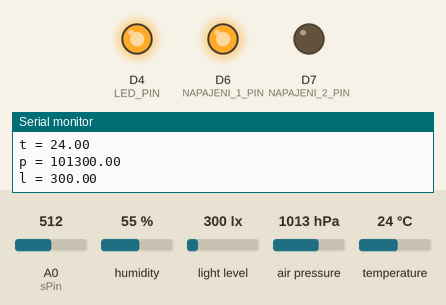
This sketch was run on a simulated ESP8266 (Wemos D1 mini). Shown: output pins drawn as LEDs (lit = HIGH), the last lines printed to the serial monitor. The test bench sets the inputs (shaded band); at power-on: A0 (sPin) = 512, humidity 55 %, light level 300 lx, air pressure 1013 hPa, temperature 24 °C. WiFi joins after 1.5 s; servers stay silent unless stated; uploads are accepted with an empty reply.

Above: at 0.18 s.
At 0.9 s:
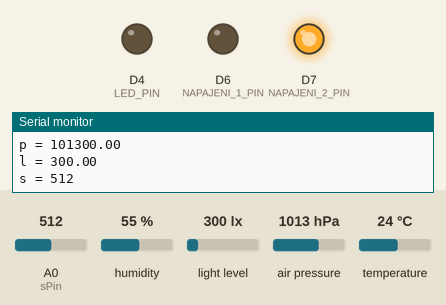
At 2.4 s:
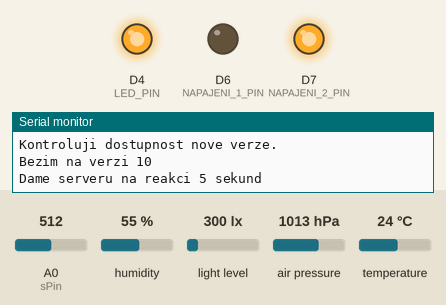
Timing chart, 0 to 3.9 s (numbered marks = the images above):
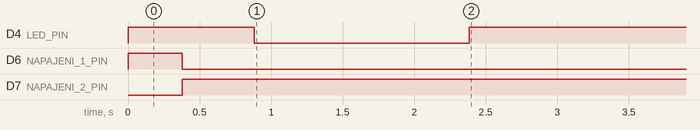

The sketch:

DarwiKuk.ino
```cpp
unsigned long zacatek = millis(); //uloží si aktuální čas kvůli měření trvání doby běhu skriptu, o ten pak zkrátí čekání do dalšího cyklu
//    =======================================================
//    =                                                     =
//    =                     DarwiKuk                        =
//    =                                                     =
//    =   https://www.darwiniana.cz/masozravky/iot:start    =
//    =                                                     =
//    =    https://creativecommons.org/licenses/by/3.0/     =
//    =                                                     =
//    =======================================================
//
//    DarwiKuk 2.4_10 2018-12-04
int ver = 10;
//      * zpřesňuje hodnoty čidla vlhkosti půdy

//WEMOS D1 mini Pro drivery: https://www.silabs.com/products/development-tools/software/usb-to-uart-bridge-vcp-drivers

//prodleva mezi měřeními v sekundach
const unsigned int prodleva = 60 * 5 + 22; //5 minut, +22 korekce
//const unsigned int prodleva = 30; //pro testování
const unsigned int poWiFi = 5 * 1000; //čas na odpojení WiFi před restartem
const String newData = "http://iot.darwiniana.cz/new_data.php"; //sem posílá data
const unsigned int pocetMereni = 16; //počet měření kvůli přesnoti, musí být dělitelný 4
unsigned int pocetOpakovaniGET = 16; //počet pokusů pro odeslání dat na server
const String updateBin = "http://www.darwiniana.cz/soubory/DarwiKuk/DarwiKuk.bin"; //adresa bin souboru pro update FW
const String updateVerze = "http://www.darwiniana.cz/soubory/DarwiKuk/verze.txt"; //adresa txt souboru s číslem aktuální verze

#include <ESP8266WiFi.h>          //https://github.com/esp8266/Arduino
#include <DNSServer.h>
#include <ESP8266WebServer.h>
#include <WiFiManager.h>         //https://github.com/tzapu/WiFiManager
#include <ESP8266HTTPClient.h>
#include <ESP8266httpUpdate.h>

const byte LED_PIN = D4; // LED_PIN 2 neboli GPI02 neboli D4, interní LED která oznamuje komunikaci a nedostupnost internetu
// pro napájení nejde použít PIN D8, protože při startu se na něm může objevit HIGH, což způsobí boot z SD karty
const byte NAPAJENI_1_PIN = D6; //napájení čidla BMP280 a TSL2561
const byte NAPAJENI_2_PIN = D7; //napájení čidla vlhkosti půdy

#define SER 115200 // 74800 je rychlost na které NodeMCU komunikuje po startu. Na 115200 vypisuje chybové hlášky, takže je vidět všechno co se děje

String MAC(12); //proměnná kde se bude nacházet MAC adresa WiFi, používá se pro identifikaci měřidla v databázi

float mereni[pocetMereni]; //pro ukládání jednotlivých měření

// WiFiManager zajišťuje přepnutí na AP a vložení SSID a hesla
unsigned int wifiTimeout = 240; // po x sekundách zkusí znovu připojení k internetu, vhodné po výpadku WiFi, standardní hodnota 240s, 4 minuty
WiFiManager wifiManager;

// nastavení sběrnice SCL --> D1, SDA --> D2, default I2C PINy u NodeMCU
#include <Wire.h>
#include <Adafruit_Sensor.h> //obecná Adafruit knihovna pro senzory, dále jsou použity Adafruit knihovny

//TSL2561 - čidlo osvětlení
#include <Adafruit_TSL2561_U.h>
Adafruit_TSL2561_Unified tsl = Adafruit_TSL2561_Unified(TSL2561_ADDR_FLOAT, 12345);

//BME280 - čidlo teploty, vlhkosti a tlaku
#include <Adafruit_BME280.h>
#define BME280_ADRESA (0x76)
Adafruit_BME280 bme;

//kapacitní čidlo vlhkosti
const byte sPin = A0;
int s = 0;

//================================================
//vrací MAC adrresu WiFi
String macRead() {
  String m = WiFi.macAddress();
  m.remove(2, 1);  m.remove(4, 1);  m.remove(6, 1);  m.remove(8, 1);  m.remove(10, 1);
  return (m);
}

//================================================
//vrací sílu signálu RSSI
int RSSI () {
  return(WiFi.RSSI());
  }

//================================================
//vraci hodnotu měření
float hodnotaMereni() {
  boolean trideno;
  do {
    trideno = false;
    for (int i = 0; i < pocetMereni - 1; i++ ) {
      if (mereni[i] > mereni[i + 1]) {
        long x = mereni[i];
        mereni[i] = mereni[i + 1];
        mereni[i + 1] = x;
        trideno = true;
      }
    }
  } while (trideno);
  float soucet = 0;
  for (int i = pocetMereni / 4; i < pocetMereni - (pocetMereni / 4); i++) {
    soucet += mereni[i];
  }
  return (soucet / (pocetMereni / 2));
}

//================================================
// místo delay();
void pockat(unsigned long pockat) {
  Serial.print(pockat / 1000); Serial.println(" sekund");
  unsigned long i = millis();
  unsigned long j;
  do {
    j = millis();
    ESP.wdtFeed(); //vynuluje WDT, jinak dojde k WDT resetu
  }
  while (j - i < pockat);
}

//================================================
// kontrola verze FW a případně provede update
void kontrolaVerze() {
  HTTPClient http;
  Serial.println("Kontroluji dostupnost nove verze.");
  Serial.print("Bezim na verzi "); Serial.println(ver);
  http.begin(updateVerze);
  Serial.print("Dame serveru na reakci ");
  pockat(poWiFi);//náhradní funkce za delay()
  int httpCode = http.GET();
  String payload = http.getString();
  int novaVerze = payload.toInt();
  if (!novaVerze) {
    Serial.println("Nepodarilo se stahnout informace o dostupne verzi ze serveru.");
  }
  else {
    if (novaVerze > ver) {
      Serial.print("Je tu nova verze "); Serial.println(novaVerze);
      Serial.println("Zahajuji update systemu.");
      ESPhttpUpdate.update(updateBin);
      Serial.println("Z nejakeho duvodu se nepodarilo provest update. Zkusim to tedy priste...");
    }
    else {
      Serial.print("Neni nutny update, na serveru je k dispozici verze "); Serial.println(novaVerze);
    }
  }
  http.end();
}

//================================================
void setup() {
  Serial.begin(SER); //nastaví sériovou linku pro debug informace
  Serial.println(); Serial.println(); Serial.println();

  pinMode(LED_PIN, OUTPUT); //oznamovací LED
  pinMode(NAPAJENI_1_PIN, OUTPUT); // napájení čidel
  pinMode(NAPAJENI_2_PIN, OUTPUT); // napájení čidel
  digitalWrite(LED_PIN, HIGH); // hned po startu zhasne LEDku, ta bude svítit jen při nastavování WiFi
  digitalWrite(NAPAJENI_1_PIN, LOW); //vypneme napájení
  digitalWrite(NAPAJENI_2_PIN, LOW); //vypneme napájení

  //zapneme napájení čidel BMP280 a osvětlení
  digitalWrite(NAPAJENI_1_PIN, HIGH);
  delay(100);

  Wire.begin();

  bme.begin(BME280_ADRESA); // nastaví čidlo teploty, vlhkosti a tlaku

  //nastaví čidlo osvětlení
  tsl.enableAutoRange(true);
  tsl.setIntegrationTime(TSL2561_INTEGRATIONTIME_402MS);
  tsl.begin();

  MAC = (macRead()); //uloží si MAC adresu

  //nastaví wifiManager pro uživatelské nastavení WiFi
  wifiManager.setAPStaticIPConfig(IPAddress(10, 10, 10, 10), IPAddress(10, 10, 10, 10), IPAddress(255, 255, 255, 0)); //nastaví adresu AP
  wifiManager.setConfigPortalTimeout(wifiTimeout);

  //začneme měřit
  Serial.println("Zaciname merit.");
  //načte do h vlhkost
  Serial.print("h = ");
  for (int i = 0; i < pocetMereni; i++) {
    mereni[i] = bme.readHumidity();
  }
  float h = hodnotaMereni();
  Serial.println(h);

  //načte do t teplotu
  Serial.print("t = ");
  for (int i = 0; i < pocetMereni; i++) {
    mereni[i] = bme.readTemperature();
  }
  float t = hodnotaMereni();
  Serial.println(t);

  //načte tlak
  Serial.print("p = ");
  for (int i = 0; i < pocetMereni; i++) {
    mereni[i] = bme.readPressure();
  }
  float p = hodnotaMereni();
  Serial.println(p);

  //načte do l osvětlení
  Serial.print("l = ");
  for (int i = 0; i < pocetMereni; i++) {
    sensors_event_t event;
    tsl.getEvent(&event);
    mereni[i] = event.light;
  }
  float l = hodnotaMereni();
  Serial.println(l);

  digitalWrite(NAPAJENI_1_PIN, LOW); //vypneme napájení čidel

  //načte vlhkost půdy
  digitalWrite(NAPAJENI_2_PIN, HIGH); //zapneme napájení čidla vlhkosti půdy
  delay(500);
  Serial.print ("s = ");
  for (int i = 0; i < pocetMereni; i++) {
    mereni[i] = analogRead(sPin);
  }
  digitalWrite(NAPAJENI_1_PIN, LOW); //vypneme napájení čidla vlhkosti půdy
  int s = hodnotaMereni();
  Serial.println(s);

  Serial.println();

  //nepokračuje, dokud není připojený na WiFi, případně vyvolá mód pro vložení SSID a hesla
  digitalWrite(LED_PIN, LOW); //rozsvítí LEDku, pokud svítí stále, uživatel ví, že má zadat heslo
  wifiManager.autoConnect("DarwiKuk");
  digitalWrite(LED_PIN, HIGH); //zhasne LEDku
  HTTPClient http;

  kontrolaVerze(); //zkontroluje verzi FW a případně provede update

  short rssi = RSSI();
  Serial.print("Síla signálu Wi-Fi je: ");
  Serial.print(rssi);
  Serial.print(" dB");


  //pošle data jako GET
  Serial.println(); Serial.println("Posilam data na server:");
  String data = newData + "?mac=" + MAC + "&t=" + String(t) + "&h=" + String(h) + "&p=" + String(p) + "&l=" + String(l) + "&rssi=" + String(rssi) + "&s=" + String(s) + "&ver=" + ver;
  Serial.println(data);
  boolean zapsano = false;
  do {
    http.begin(data);
    Serial.print("Dame serveru cas na vyrizeni pozadavku ");
    pockat (5 * 1000); //dáme serveru chvilku na odpověď
    int httpCode = http.GET();//odešle data na server, zpět by se měla vrátit 1
    if (httpCode > 0) {
      String payload = http.getString();
      Serial.print("Server vratil: ");
      Serial.println(payload);//načte odeslaná data, měla by tm být 1
      if (payload == "1") {
        Serial.println("Data uspesne zapsana na server.");
        zapsano = true;
      }
    }
    else {
      Serial.print("Chyba http, zbyva "); Serial.print(pocetOpakovaniGET) ; Serial.println(" pokusu ");
      pocetOpakovaniGET--;
    }
    http.end();   //uzavře HTTP spojení
  } while (!zapsano and pocetOpakovaniGET); //opakuj GET dokud se nepovede, nebo dokud nevycerpa pocet pokusu

  if (!zapsano) { //když se nepovedlo data odeslat, tak restart
    WiFi.mode(WIFI_OFF); //vypne WiFi
    Serial.print("Nepovedlo se odeslat data na server. Restart za ");
    pockat(poWiFi);//počká poWiFI sekund na vypnutí WiFi
    ESP.deepSleep(1e6);//za jednu sekundu se restartuje
  }

  WiFi.mode(WIFI_OFF); //vypne WiFi
  Serial.print("Pro ukonceni WiFi cekam ");
  pockat(poWiFi);//náhradní funkce za delay()

  long spat = (prodleva * 1000) - ((millis() - zacatek ));
  if (spat < 1) {
    spat = 1;
  }
  Serial.print("Jdu spat na "); Serial.print(spat / 1000); Serial.println(" sekund");
  ESP.deepSleep(spat * 1000); //tady je to mikrosekundách
}

//================================================
void loop() {
  // tady nic není, měření proběhne jen jednou a je ukončeno restartem po stanovené prodlevě
}
```

Measured:
- by itself, D4 (LED_PIN): LOW → HIGH at 0.00 s, → LOW 0.88 s later, → HIGH 1.5 s later
- by itself, D6 (NAPAJENI_1_PIN): LOW → HIGH at 0.00 s, → LOW 0.38 s later
- by itself, D7 (NAPAJENI_2_PIN): LOW → HIGH at 0.38 s
